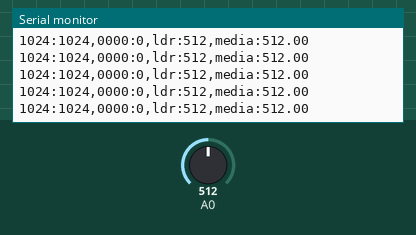
This sketch was run on a simulated Arduino Uno, built with avr-gcc and run on an emulated ATmega328P. Parts: the last lines printed to the serial monitor. Inputs (shaded band) come from the test bench; at power-on: A0 = 512.

Above: at 1.2 s.
1.3 s: A0 set to 11
At 2.2 s:
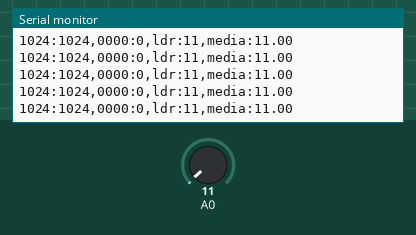
2.8 s: A0 set to 8
At 3.8 s:
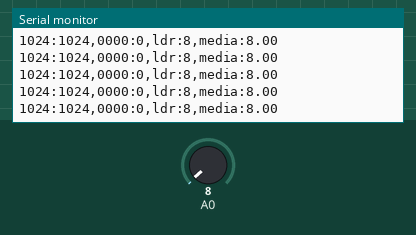
Timing chart, 0 to 5.8 s (numbered marks = the images above; inputs shaded):
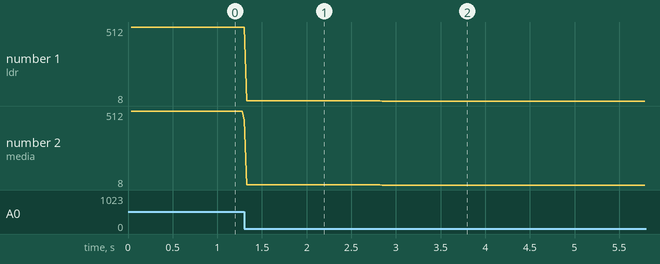

Measured:
- after the input at 1.3 s, the serial monitor: prints a new line at once (image 1)
- after the input at 2.8 s, the serial monitor: prints a new line at once (image 2)
- plotted number 1: 512 → 11 after the input at 1.3 s, 11 → 8 after the input at 2.8 s
- plotted number 2: 512 → 11 after the input at 1.3 s, 11 → 8 after the input at 2.8 s

The sketch:

LDR.ino
```cpp
#define M_TAM 200
#define delay_time 10L
uint16_t ldr_value = 0;
float media = 0.0;
unsigned long ref_time = 0;
uint16_t data[M_TAM] = { 0 };

float media_movel(uint16_t value, uint16_t *data, uint16_t tam);

void setup() {
  Serial.begin(115200);
  while (!Serial) delay(100);
  pinMode(A0, INPUT);
  ref_time = millis();
}

void loop() {
  if (millis() - ref_time >= delay_time) {
    ref_time = millis();
    analogRead(A0);
    ldr_value = analogRead(A0);
    media = media_movel(ldr_value, data, M_TAM);
    Serial.print("1024:");
    Serial.print(1024);
    Serial.print(",0000:");
    Serial.print(0);
    Serial.print(",ldr:");
    Serial.print(ldr_value);
    Serial.print(",media:");
    Serial.println(media);
  }
}

float media_movel(uint16_t value, uint16_t *data, uint16_t tam) {
  for (int i = 0; i < M_TAM - 1; i++) data[i] = data[i + 1];
  data[M_TAM - 1] = value;
  float media = 0.0;
  analogRead(A0);
  for (int i = 0; i < M_TAM; i++) media += analogRead(A0);
  return media / M_TAM;
}
```
